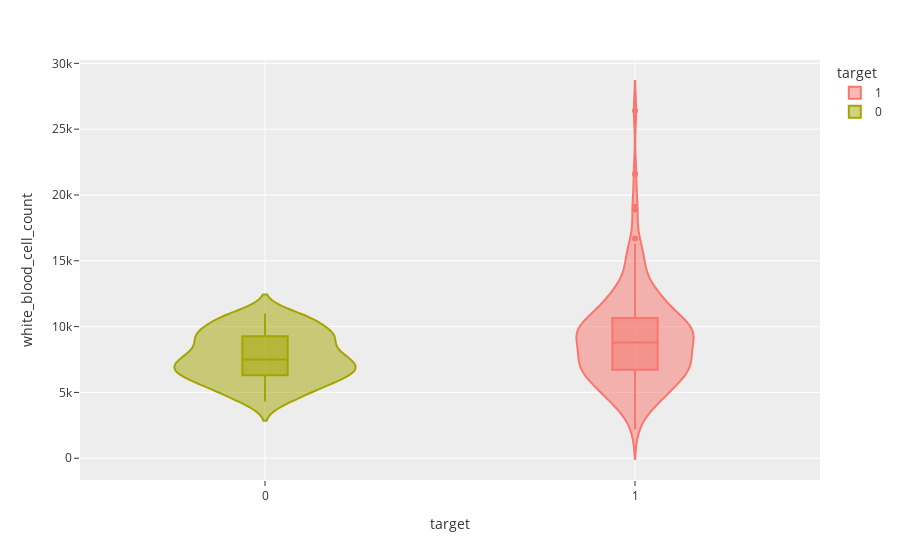

Here is the notebook cell this chart was saved with:
### Code cell
violin('white_blood_cell_count')

### Figure 1 — Plotly figure (JSON) as saved in the notebook; plotly's stock layout.template omitted (floating-point values rounded to 4 significant figures; data arrays with more than 128 entries replaced by an {"elided": "..."} marker saying what was removed)
{"data": [{"alignmentgroup": "True", "box": {"visible": true}, "hovertemplate": "target=%{x}<br>white_blood_cell_count=%{y}<extra></extra>", "legendgroup": "1", "marker": {"color": "#F8766D"}, "name": "1", "offsetgroup": "1", "orientation": "v", "scalegroup": "True", "showlegend": true, "type": "violin", "x": {"elided": "250 int values"}, "x0": " ", "xaxis": "x", "y": {"elided": "250 float values"}, "y0": " ", "yaxis": "y"}, {"alignmentgroup": "True", "box": {"visible": true}, "hovertemplate": "target=%{x}<br>white_blood_cell_count=%{y}<extra></extra>", "legendgroup": "0", "marker": {"color": "#A3A500"}, "name": "0", "offsetgroup": "0", "orientation": "v", "scalegroup": "True", "showlegend": true, "type": "violin", "x": {"elided": "150 int values"}, "x0": " ", "xaxis": "x", "y": {"elided": "150 float values"}, "y0": " ", "yaxis": "y"}], "layout": {"legend": {"title": {"text": "target"}, "tracegroupgap": 0}, "margin": {"t": 60}, "violinmode": "overlay", "xaxis": {"anchor": "y", "categoryarray": [1, 0], "categoryorder": "array", "domain": [0, 1], "title": {"text": "target"}}, "yaxis": {"anchor": "x", "domain": [0, 1], "title": {"text": "white_blood_cell_count"}}}}
